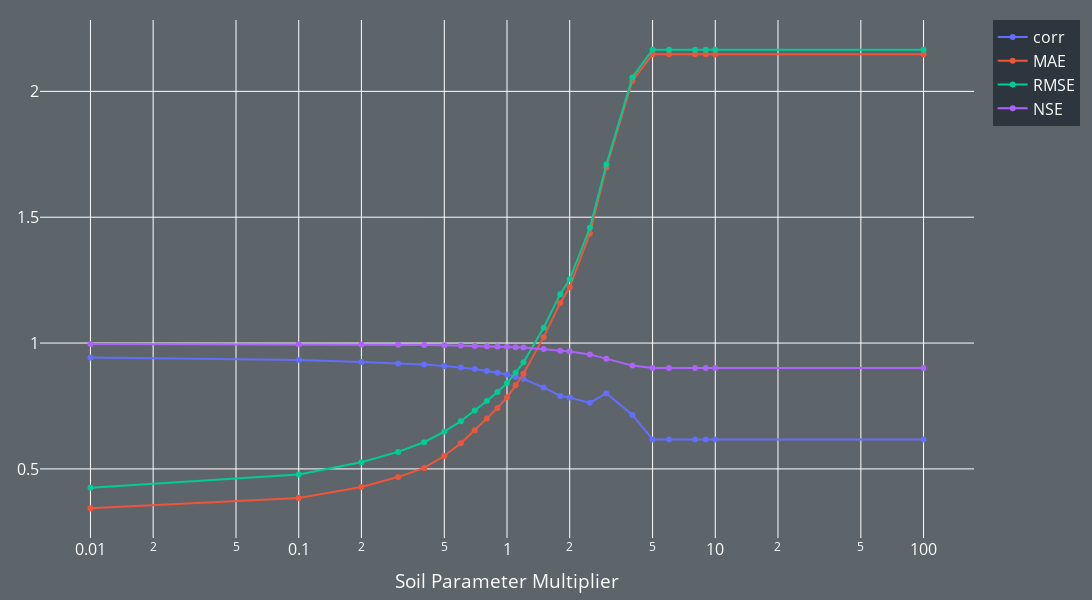

The code cell stored with this chart in its notebook:
### Code cell
import plotly.graph_objects as go


fig = go.Figure(data=[
    go.Scatter(x=ts['x'],**data)
    for data in ts['data'] ],
    layout={
        'paper_bgcolor':'hsla(210, 26%, 14%, 0.707)',
        'plot_bgcolor':'hsla(210, 26%, 14%, 0)',
        'margin': {
            'l': 40,
            'r': 50,
            "b": 40,
            't': 20,
            # // t: 40, //for plot title
            # 'pad': 20
        },
        'width':1200,
        'height':600,
        'font': {
            # 'family': 'roboto',
            'size': 16,
            'color': 'white'
          },
        **ts['layout']})

fig

### Figure 1 — Plotly figure (JSON) as saved in the notebook; plotly's stock layout.template omitted (floating-point values rounded to 4 significant figures)
{"data": [{"mode": "lines+markers", "name": "corr", "type": "scatter", "x": [0.01, 0.1, 0.2, 0.3, 0.4, 0.5, 0.6, 0.7, 0.8, 0.9, 1, 1.1, 1.2, 1.5, 1.8, 2, 2.5, 3, 4, 5, 6, 8, 9, 10, 100], "y": [0.9427, 0.9327, 0.9247, 0.9192, 0.9149, 0.9088, 0.903, 0.8969, 0.8888, 0.8822, 0.8751, 0.8661, 0.8578, 0.8236, 0.7901, 0.7833, 0.7625, 0.8005, 0.7143, 0.6169, 0.6168, 0.6167, 0.6168, 0.6168, 0.6169]}, {"mode": "lines+markers", "name": "MAE", "type": "scatter", "x": [0.01, 0.1, 0.2, 0.3, 0.4, 0.5, 0.6, 0.7, 0.8, 0.9, 1, 1.1, 1.2, 1.5, 1.8, 2, 2.5, 3, 4, 5, 6, 8, 9, 10, 100], "y": [0.3433, 0.3847, 0.4282, 0.4675, 0.5041, 0.5513, 0.6023, 0.6535, 0.6999, 0.7417, 0.7844, 0.8322, 0.8779, 1.023, 1.159, 1.221, 1.436, 1.698, 2.041, 2.147, 2.147, 2.147, 2.147, 2.147, 2.147]}, {"mode": "lines+markers", "name": "RMSE", "type": "scatter", "x": [0.01, 0.1, 0.2, 0.3, 0.4, 0.5, 0.6, 0.7, 0.8, 0.9, 1, 1.1, 1.2, 1.5, 1.8, 2, 2.5, 3, 4, 5, 6, 8, 9, 10, 100], "y": [0.4253, 0.4782, 0.5266, 0.5676, 0.6059, 0.6479, 0.6895, 0.7316, 0.7698, 0.8051, 0.8411, 0.8825, 0.9235, 1.061, 1.194, 1.253, 1.458, 1.71, 2.055, 2.166, 2.166, 2.166, 2.166, 2.166, 2.166]}, {"mode": "lines+markers", "name": "NSE", "type": "scatter", "x": [0.01, 0.1, 0.2, 0.3, 0.4, 0.5, 0.6, 0.7, 0.8, 0.9, 1, 1.1, 1.2, 1.5, 1.8, 2, 2.5, 3, 4, 5, 6, 8, 9, 10, 100], "y": [0.9962, 0.9951, 0.9941, 0.9932, 0.9922, 0.9911, 0.9899, 0.9886, 0.9874, 0.9863, 0.985, 0.9835, 0.9819, 0.9761, 0.9697, 0.9667, 0.9549, 0.938, 0.9104, 0.9005, 0.9005, 0.9005, 0.9005, 0.9005, 0.9005]}], "layout": {"font": {"color": "white", "size": 16}, "height": 600, "margin": {"b": 40, "l": 40, "r": 50, "t": 20}, "paper_bgcolor": "hsla(210, 26%, 14%, 0.707)", "plot_bgcolor": "hsla(210, 26%, 14%, 0)", "width": 1200, "xaxis": {"autorange": true, "title": {"text": "Soil Parameter Multiplier"}, "type": "log"}}}
